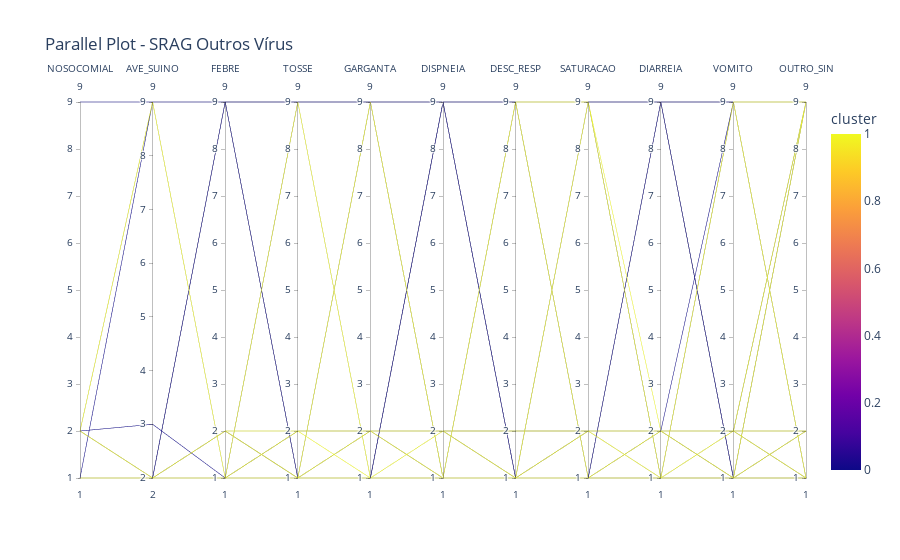

Notebook cell for this chart:
### Code cell
fig = px.parallel_coordinates(data_frame=df_covid, 
                              color='cluster',
                              dimensions=['NOSOCOMIAL', 'AVE_SUINO', 'FEBRE',
                                          'TOSSE','GARGANTA','DISPNEIA','DESC_RESP','SATURACAO',
                                          'DIARREIA','VOMITO','OUTRO_SIN'],
                              title='Parallel Plot - SRAG Outros Vírus')
fig.show()

### Figure 1 — Plotly figure (JSON) as saved in the notebook; plotly's stock layout.template omitted (floating-point values rounded to 4 significant figures; data arrays with more than 128 entries replaced by an {"elided": "..."} marker saying what was removed)
{"data": [{"dimensions": [{"label": "NOSOCOMIAL", "values": {"elided": "214 int values"}}, {"label": "AVE_SUINO", "values": {"elided": "214 int values"}}, {"label": "FEBRE", "values": {"elided": "214 int values"}}, {"label": "TOSSE", "values": {"elided": "214 int values"}}, {"label": "GARGANTA", "values": {"elided": "214 int values"}}, {"label": "DISPNEIA", "values": {"elided": "214 int values"}}, {"label": "DESC_RESP", "values": {"elided": "214 int values"}}, {"label": "SATURACAO", "values": {"elided": "214 int values"}}, {"label": "DIARREIA", "values": {"elided": "214 int values"}}, {"label": "VOMITO", "values": {"elided": "214 int values"}}, {"label": "OUTRO_SIN", "values": {"elided": "214 int values"}}], "domain": {"x": [0, 1], "y": [0, 1]}, "line": {"color": {"elided": "214 int values"}, "coloraxis": "coloraxis"}, "name": "", "type": "parcoords"}], "layout": {"coloraxis": {"colorbar": {"title": {"text": "cluster"}}, "colorscale": [[0, "#0d0887"], [0.1111, "#46039f"], [0.2222, "#7201a8"], [0.3333, "#9c179e"], [0.4444, "#bd3786"], [0.5556, "#d8576b"], [0.6667, "#ed7953"], [0.7778, "#fb9f3a"], [0.8889, "#fdca26"], [1, "#f0f921"]]}, "legend": {"tracegroupgap": 0}, "title": {"text": "Parallel Plot - SRAG Outros Vírus"}}}
